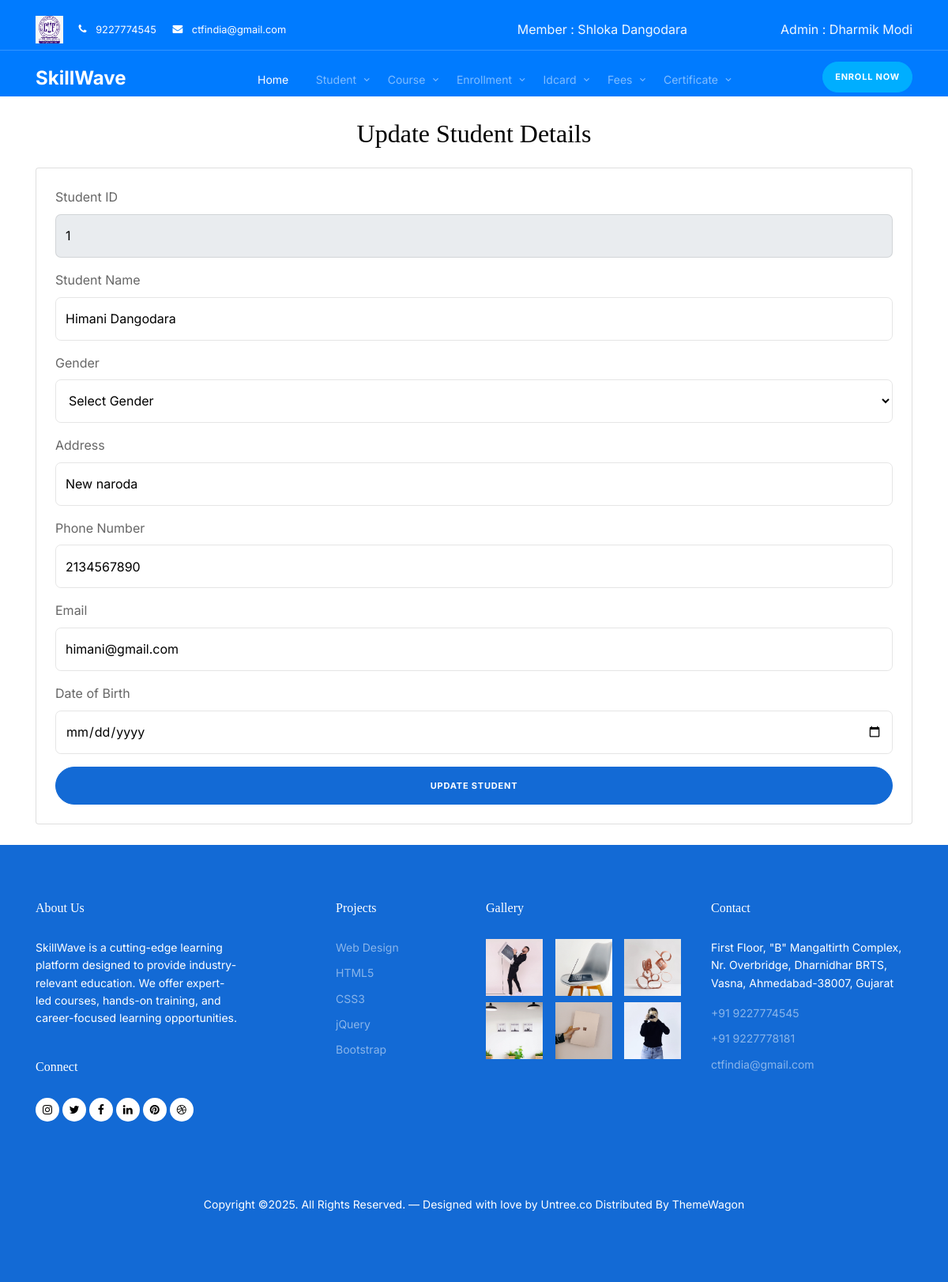
Screenshot of /student_update/1/1 with the database file from the repository.
### myapp/models.py (models this page shows, shortened)
class Member(models.Model):
    member_id = models.AutoField(primary_key=True, verbose_name="ID")
    admin = models.ForeignKey(Admin, on_delete = models.CASCADE )
    member_name = models.CharField(max_length=50)
    member_email = models.EmailField(max_length=50)
    member_password = models.CharField(max_length=10)
    member_phone = models.CharField(max_length=10)
    date_of_joining = models.DateField()

class Admin(models.Model):
    admin_id = models.AutoField(primary_key=True, verbose_name="ID")
    email = models.EmailField(max_length=50)
    password = models.CharField(max_length=10)
    name = models.CharField(max_length=50)

class Student(models.Model):
    student_id = models.AutoField(primary_key=True, verbose_name="ID")  # Fixed spelling: student_id → ID
    admin = models.ForeignKey(Admin, on_delete = models.CASCADE )
    name = models.CharField(max_length=50)
    address = models.CharField(max_length=100)
    phone_no = models.CharField(max_length=10)
    email = models.CharField(max_length=50)
    DOB = models.DateField()
    photo = models.FileField(upload_to='static/images/student_photos/', null=True)  # Fixed max_length to 1
    marks = models.IntegerField(default=0)  # Assuming marks field exists
    gender = models.CharField(max_length=10, choices=[('Male', 'Male'), ('Female', 'Female')])  # Add this field

### myapp/views.py (the view, shortened to what this page needs)
# urls.py: path('student_update/<int:member_id>/<int:student_id>', views.Student_update, name='student_update'),
def Student_update(request, student_id, member_id):
    admin_id = models.Member.objects.get(member_id=member_id).admin.admin_id
    member = models.Member.objects.get(member_id=member_id)
    c = models.Admin.objects.get(admin_id=admin_id)
    id = member.member_id
    student = models.Student.objects.get(student_id=student_id)
    context = {
        'id': id,
        'admin': c,
        'member': member,
        'student': student,
        'student_id': student_id,
    }
    return render(request, 'student_update.html', context)

### myapp/templates/student_update.html (shortened to what this page needs)
<!doctype html>
<html lang="en">
<head>
  <link rel="stylesheet" href="https://unicons.iconscout.com/release/v4.0.0/css/line.css">
  {% load static %}
  <link rel="stylesheet" href="{% static 'css/bootstrap.min.css' %}">
  <link rel="stylesheet" href="{% static 'css/bootstrap.min.css' %}">
  <link rel="stylesheet" href="{% static 'css/animate.min.css' %}">
  <link rel="stylesheet" href="{% static 'css/owl.carousel.min.css' %}">
  <link rel="stylesheet" href="{% static 'css/owl.theme.default.min.css' %}">
  <link rel="stylesheet" href="{% static 'css/jquery.fancybox.min.css' %}">
  <link rel="stylesheet" href="{% static 'fonts/icomoon/style.css' %}">
  <link rel="stylesheet" href="{% static 'fonts/flaticon/font/flaticon.css' %}">
  <link rel="stylesheet" href="{% static 'css/aos.css' %}">
  <link rel="stylesheet" href="{% static 'css/style.css' %}">
</head>
<body>
<nav class="site-nav mb-5" style="background-color: #007bff;">
    <div class="pb-2 top-bar mb-3">
      <div class="container">
        <div class="row align-items-center">
          <div class="col-6 col-lg-6">
            <img src="../../static/images/image.jpg" style="height: 35px; width: auto; margin-right: 15px;">
            <a href="#" class="small mr-3"><span class="icon-phone mr-2"></span> <span class="d-none d-lg-inline-block">9227774545</span></a>
            <a href="#" class="small mr-3"><span class="icon-envelope mr-2"></span> <span class="d-none d-lg-inline-block">ctfindia@gmail.com</span></a>
          </div>
          <div class="col-6 col-lg-3 text-right" style="color: aliceblue;">Member : {{ member.member_name }}</div>
          <div class="col-6 col-lg-3 text-right" style="color: aliceblue;">Admin : {{ admin.name }}</div>
        </div>
      </div>
    </div>
    <div class="sticky-nav js-sticky-header" style="background-color: #007bff;">
      <div class="container position-relative">
        <div class="site-navigation text-center">
          <a href="{% url 'index' id %}" class="logo menu-absolute m-0">SkillWave</a>
          <ul class="js-clone-nav d-none d-lg-inline-block site-menu">
            <li class="active"><a href="{% url 'index' id %}">Home</a></li>
            <li class="has-children">
              <a href="#">Student</a>
            </li>
            <li class="has-children">
              <a href="#">Course</a>
            </li>
            <li class="has-children">
              <a href="#">Enrollment</a>
            </li>
            <li class="has-children">
              <a href="#">Idcard</a>
            </li>
            <li class="has-children">
              <a href="#">Fees</a>
            </li>
            <li class="has-children">
              <a href="#">Certificate</a>
            </li>
          </ul>
          <a href="#" class="btn-book btn btn-secondary btn-sm menu-absolute">Enroll Now</a>
        </div>
      </div>
    </div>
</nav>
<div class="container">
    <h2 class="text-center mb-4">Update Student Details</h2>
    <div class="card p-4">
        <form id="studentForm" method="post" action="">
            <div class="mb-3">
                <label for="student_id" class="form-label">Student ID</label>
                <input type="text" class="form-control" id="student_id" value="{{ student_id }}" readonly>
            </div>
            <div class="mb-3">
                <label for="student_name" class="form-label">Student Name</label>
                <input type="text" class="form-control" id="student_name" name="name" value="{{ student.name }}" editable>
            </div>
            <div class="mb-3">
              <label for="gender" class="form-label">Gender</label>
              <select name="gender" id="gender" editable class="form-control" onchange="loadStudentDetails()">
                <option value="" disabled selected>Select Gender</option>
              </select>
            </div>
            <div class="mb-3">
                <label for="address" class="form-label">Address</label>
                <input type="text" class="form-control" id="address" name="address" value="{{ student.address }}" editable>
            </div>
            <div class="mb-3">
                <label for="phone_no" class="form-label">Phone Number</label>
                <input type="tel" class="form-control" maxlength="10" id="phone_no" name="phone_number" value="{{ student.phone_no }}" editable>
            </div>
            <div class="mb-3">
                <label for="email" class="form-label">Email</label>
                <input type="email" class="form-control" id="email" name="email" value="{{ student.email }}" editable>
            </div>
            <div class="mb-3">
                <label for="dob" class="form-label">Date of Birth</label>
                <input type="date" class="form-control" id="dob" name="dob" value="{{ student.dob }}" editable>
            </div>
            <button type="submit" class="btn btn-primary w-100">Update Student</button>
        </form>
    </div>
</div><br>
<div class="site-footer">
  <div class="container">
    <div class="row">
      <div class="col-lg-3 mr-auto">
        <div class="widget">
          <h3>About Us<span class="text-primary">.</span> </h3>
          <p>SkillWave is a cutting-edge learning platform designed to provide industry-relevant education. We offer expert-led courses, hands-on training, and career-focused learning opportunities.</p>
        </div>
        <div class="widget">
          <h3>Connect</h3>
          <ul class="list-unstyled social">
            <li><a href="#"><span class="icon-instagram"></span></a></li>
            <li><a href="#"><span class="icon-twitter"></span></a></li>
            <li><a href="#"><span class="icon-facebook"></span></a></li>
            <li><a href="#"><span class="icon-linkedin"></span></a></li>
            <li><a href="#"><span class="icon-pinterest"></span></a></li>
            <li><a href="#"><span class="icon-dribbble"></span></a></li>
          </ul>
        </div>
      </div>
      <div class="col-lg-2 ml-auto">
        <div class="widget">
          <h3>Projects</h3>
          <ul class="list-unstyled float-left links">
            <li><a href="#">Web Design</a></li>
            <li><a href="#">HTML5</a></li>
            <li><a href="#">CSS3</a></li>
            <li><a href="#">jQuery</a></li>
            <li><a href="#">Bootstrap</a></li>
          </ul>
        </div>
      </div>
      <div class="col-lg-3">
        <div class="widget">
          <h3>Gallery</h3>
          <ul class="instafeed instagram-gallery list-unstyled">
            <li><a class="instagram-item" href="static/images/gal_1.jpg" data-fancybox="gal"><img src="{% static 'images/gal_1.jpg' %}" alt="" width="72" height="72"></a>
            </li>
            <li><a class="instagram-item" href="static/images/gal_2.jpg" data-fancybox="gal"><img src="{% static 'images/gal_2.jpg' %}" alt="" width="72" height="72"></a>
            </li>
            <li><a class="instagram-item" href="static/images/gal_3.jpg" data-fancybox="gal"><img src="{% static 'images/gal_3.jpg' %}" alt="" width="72" height="72"></a>
            </li>
            <li><a class="instagram-item" href="static/images/gal_4.jpg" data-fancybox="gal"><img src="{% static 'images/gal_4.jpg' %}" alt="" width="72" height="72"></a>
            </li>
            <li><a class="instagram-item" href="static/images/gal_5.jpg" data-fancybox="gal"><img src="{% static 'images/gal_5.jpg' %}" alt="" width="72" height="72"></a>
            </li>
            <li><a class="instagram-item" href="static/images/gal_6.jpg" data-fancybox="gal"><img src="{% static 'images/gal_6.jpg' %}" alt="" width="72" height="72"></a>
            </li>
          </ul>
        </div>
      </div>
      <div class="col-lg-3">
        <div class="widget">
          <h3>Contact</h3>
          <address>First Floor, "B" Mangaltirth Complex, Nr. Overbridge, Dharnidhar BRTS, Vasna, Ahmedabad-38007, Gujarat</address>
          <ul class="list-unstyled links mb-4">
              <li><a href="tel://11234567890">+91 9227774545</a></li>
              <li><a href="tel://11234567890">+91 9227778181</a></li>
              <li><a href="mailto:info@mydomain.com">ctfindia@gmail.com</a></li>
          </ul>
        </div>
      </div>
    </div>
    <div class="row mt-5">
      <div class="col-12 text-center">
        <p>Copyright &copy;. All Rights Reserved. &mdash; Designed with love by <a href="https://untree.co">Untree.co</a>  Distributed By <a href="https://themewagon.com">ThemeWagon</a>
        </div>
      </div>
    </div>
  </div>
</body>
</html>

### rows the page displays
Member: member_name "Shloka Dangodara"
Admin: name "Dharmik Modi"
Student: name "Himani Dangodara", address "New naroda", phone_number "2134567890", email "himani@gmail.com"
